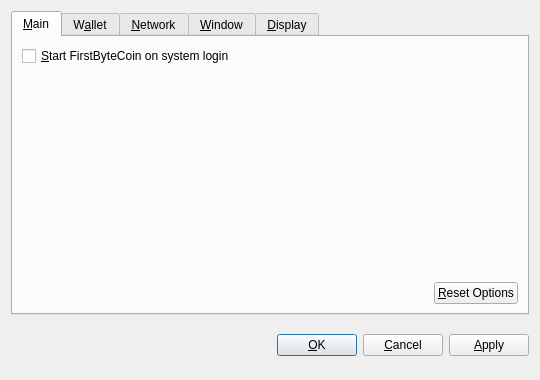
<?xml version="1.0" encoding="UTF-8"?>
<ui version="4.0">
 <class>OptionsDialog</class>
 <widget class="QDialog" name="OptionsDialog">
  <property name="geometry">
   <rect>
    <x>0</x>
    <y>0</y>
    <width>540</width>
    <height>380</height>
   </rect>
  </property>
  <property name="windowTitle">
   <string>Options</string>
  </property>
  <property name="modal">
   <bool>true</bool>
  </property>
  <layout class="QVBoxLayout" name="verticalLayout">
   <item>
    <widget class="QTabWidget" name="tabWidget">
     <property name="tabPosition">
      <enum>QTabWidget::North</enum>
     </property>
     <property name="currentIndex">
      <number>0</number>
     </property>
     <widget class="QWidget" name="tabMain">
      <attribute name="title">
       <string>&amp;Main</string>
      </attribute>
      <layout class="QVBoxLayout" name="verticalLayout_Main">
       <item>
        <widget class="QCheckBox" name="bitcoinAtStartup">
         <property name="toolTip">
          <string>Automatically start FirstByteCoin after logging in to the system.</string>
         </property>
         <property name="text">
          <string>&amp;Start FirstByteCoin on system login</string>
         </property>
        </widget>
       </item>
       <item>
        <spacer name="verticalSpacer_Main">
         <property name="orientation">
          <enum>Qt::Vertical</enum>
         </property>
         <property name="sizeHint" stdset="0">
          <size>
           <width>20</width>
           <height>40</height>
          </size>
         </property>
        </spacer>
       </item>
       <item>
        <layout class="QHBoxLayout" name="horizontalLayout_2_Main">
         <item>
          <spacer name="horizontalSpacer_2_Main">
           <property name="orientation">
            <enum>Qt::Horizontal</enum>
           </property>
           <property name="sizeHint" stdset="0">
            <size>
             <width>40</width>
             <height>20</height>
            </size>
           </property>
          </spacer>
         </item>
         <item>
          <widget class="QPushButton" name="resetButton">
           <property name="toolTip">
            <string>Reset all client options to default.</string>
           </property>
           <property name="text">
            <string>&amp;Reset Options</string>
           </property>
           <property name="autoDefault">
            <bool>false</bool>
           </property>
          </widget>
         </item>
        </layout>
       </item>
      </layout>
     </widget>
     <widget class="QWidget" name="tabWallet">
      <attribute name="title">
       <string>W&amp;allet</string>
      </attribute>
      <layout class="QVBoxLayout" name="verticalLayout_Network">
       <item>
        <widget class="QLabel" name="transactionFeeInfoLabel">
         <property name="text">
          <string>Optional transaction fee per kB that helps make sure your transactions are processed quickly. Most transactions are 1 kB.</string>
         </property>
         <property name="textFormat">
          <enum>Qt::PlainText</enum>
         </property>
         <property name="wordWrap">
          <bool>true</bool>
         </property>
        </widget>
       </item>
       <item>
        <layout class="QHBoxLayout" name="horizontalLayout_1_Main">
         <item>
          <widget class="QLabel" name="transactionFeeLabel">
           <property name="text">
            <string>Pay transaction &amp;fee</string>
           </property>
           <property name="textFormat">
            <enum>Qt::PlainText</enum>
           </property>
           <property name="buddy">
            <cstring>transactionFee</cstring>
           </property>
          </widget>
         </item>
         <item>
          <widget class="BitcoinAmountField" name="transactionFee"/>
         </item>
         <item>
          <spacer name="horizontalSpacer_1_Main">
           <property name="orientation">
            <enum>Qt::Horizontal</enum>
           </property>
           <property name="sizeHint" stdset="0">
            <size>
             <width>40</width>
             <height>20</height>
            </size>
           </property>
          </spacer>
         </item>
        </layout>
       </item>
       <item>
        <widget class="QLabel" name="label">
         <property name="text">
          <string>If you disable the spending of unconfirmed change, the change from a transaction cannot be used until that transaction has at least one confirmation. This also affects how your balance is computed.</string>
         </property>
         <property name="wordWrap">
          <bool>true</bool>
         </property>
        </widget>
       </item>
       <item>
        <widget class="QCheckBox" name="spendZeroConfChange">
         <property name="text">
          <string>Spend unconfirmed change  (experts only)</string>
         </property>
        </widget>
       </item>
       <item>
        <spacer name="verticalSpacer">
         <property name="orientation">
          <enum>Qt::Vertical</enum>
         </property>
         <property name="sizeHint" stdset="0">
          <size>
           <width>20</width>
           <height>40</height>
          </size>
         </property>
        </spacer>
       </item>
      </layout>
     </widget>
     <widget class="QWidget" name="tabNetwork">
      <attribute name="title">
       <string>&amp;Network</string>
      </attribute>
      <layout class="QVBoxLayout" name="verticalLayout_Network">
       <item>
        <widget class="QCheckBox" name="mapPortUpnp">
         <property name="toolTip">
          <string>Automatically open the FirstByteCoin client port on the router. This only works when your router supports UPnP and it is enabled.</string>
         </property>
         <property name="text">
          <string>Map port using &amp;UPnP</string>
         </property>
        </widget>
       </item>
       <item>
        <widget class="QCheckBox" name="connectSocks">
         <property name="toolTip">
          <string>Connect to the FirstByteCoin network through a SOCKS proxy (e.g. when connecting through Tor).</string>
         </property>
         <property name="text">
          <string>&amp;Connect through SOCKS proxy:</string>
         </property>
        </widget>
       </item>
       <item>
        <layout class="QHBoxLayout" name="horizontalLayout_Network">
         <item>
          <widget class="QLabel" name="proxyIpLabel">
           <property name="text">
            <string>Proxy &amp;IP:</string>
           </property>
           <property name="textFormat">
            <enum>Qt::PlainText</enum>
           </property>
           <property name="buddy">
            <cstring>proxyIp</cstring>
           </property>
          </widget>
         </item>
         <item>
          <widget class="QValidatedLineEdit" name="proxyIp">
           <property name="maximumSize">
            <size>
             <width>140</width>
             <height>16777215</height>
            </size>
           </property>
           <property name="toolTip">
            <string>IP address of the proxy (e.g. 127.0.0.1)</string>
           </property>
          </widget>
         </item>
         <item>
          <widget class="QLabel" name="proxyPortLabel">
           <property name="text">
            <string>&amp;Port:</string>
           </property>
           <property name="textFormat">
            <enum>Qt::PlainText</enum>
           </property>
           <property name="buddy">
            <cstring>proxyPort</cstring>
           </property>
          </widget>
         </item>
         <item>
          <widget class="QLineEdit" name="proxyPort">
           <property name="maximumSize">
            <size>
             <width>55</width>
             <height>16777215</height>
            </size>
           </property>
           <property name="toolTip">
            <string>Port of the proxy (e.g. 9050)</string>
           </property>
          </widget>
         </item>
         <item>
          <widget class="QLabel" name="socksVersionLabel">
           <property name="text">
            <string>SOCKS &amp;Version:</string>
           </property>
           <property name="textFormat">
            <enum>Qt::PlainText</enum>
           </property>
           <property name="buddy">
            <cstring>socksVersion</cstring>
           </property>
          </widget>
         </item>
         <item>
          <widget class="QValueComboBox" name="socksVersion">
           <property name="toolTip">
            <string>SOCKS version of the proxy (e.g. 5)</string>
           </property>
          </widget>
         </item>
         <item>
          <spacer name="horizontalSpacer_Network">
           <property name="orientation">
            <enum>Qt::Horizontal</enum>
           </property>
           <property name="sizeHint" stdset="0">
            <size>
             <width>40</width>
             <height>20</height>
            </size>
           </property>
          </spacer>
         </item>
        </layout>
       </item>
       <item>
        <spacer name="verticalSpacer_Network">
         <property name="orientation">
          <enum>Qt::Vertical</enum>
         </property>
         <property name="sizeHint" stdset="0">
          <size>
           <width>20</width>
           <height>40</height>
          </size>
         </property>
        </spacer>
       </item>
      </layout>
     </widget>
     <widget class="QWidget" name="tabWindow">
      <attribute name="title">
       <string>&amp;Window</string>
      </attribute>
      <layout class="QVBoxLayout" name="verticalLayout_Window">
       <item>
        <widget class="QCheckBox" name="minimizeToTray">
         <property name="toolTip">
          <string>Show only a tray icon after minimizing the window.</string>
         </property>
         <property name="text">
          <string>&amp;Minimize to the tray instead of the taskbar</string>
         </property>
        </widget>
       </item>
       <item>
        <widget class="QCheckBox" name="minimizeOnClose">
         <property name="toolTip">
          <string>Minimize instead of exit the application when the window is closed. When this option is enabled, the application will be closed only after selecting Quit in the menu.</string>
         </property>
         <property name="text">
          <string>M&amp;inimize on close</string>
         </property>
        </widget>
       </item>
       <item>
        <spacer name="verticalSpacer_Window">
         <property name="orientation">
          <enum>Qt::Vertical</enum>
         </property>
         <property name="sizeHint" stdset="0">
          <size>
           <width>20</width>
           <height>40</height>
          </size>
         </property>
        </spacer>
       </item>
      </layout>
     </widget>
     <widget class="QWidget" name="tabDisplay">
      <attribute name="title">
       <string>&amp;Display</string>
      </attribute>
      <layout class="QVBoxLayout" name="verticalLayout_Display">
       <item>
        <layout class="QHBoxLayout" name="horizontalLayout_1_Display">
         <item>
          <widget class="QLabel" name="langLabel">
           <property name="text">
            <string>User Interface &amp;language:</string>
           </property>
           <property name="textFormat">
            <enum>Qt::PlainText</enum>
           </property>
           <property name="buddy">
            <cstring>lang</cstring>
           </property>
          </widget>
         </item>
         <item>
          <widget class="QValueComboBox" name="lang">
           <property name="toolTip">
            <string>The user interface language can be set here. This setting will take effect after restarting FirstByteCoin.</string>
           </property>
          </widget>
         </item>
        </layout>
       </item>
       <item>
        <layout class="QHBoxLayout" name="horizontalLayout_2_Display">
         <item>
          <widget class="QLabel" name="unitLabel">
           <property name="text">
            <string>&amp;Unit to show amounts in:</string>
           </property>
           <property name="textFormat">
            <enum>Qt::PlainText</enum>
           </property>
           <property name="buddy">
            <cstring>unit</cstring>
           </property>
          </widget>
         </item>
         <item>
          <widget class="QValueComboBox" name="unit">
           <property name="toolTip">
            <string>Choose the default subdivision unit to show in the interface and when sending coins.</string>
           </property>
          </widget>
         </item>
        </layout>
       </item>
       <item>
        <widget class="QCheckBox" name="displayAddresses">
         <property name="toolTip">
          <string>Whether to show FirstByteCoin addresses in the transaction list or not.</string>
         </property>
         <property name="text">
          <string>&amp;Display addresses in transaction list</string>
         </property>
        </widget>
       </item>
       <item>
        <widget class="QCheckBox" name="coinControlFeatures">
         <property name="toolTip">
          <string>Whether to show coin control features or not.</string>
         </property>
         <property name="text">
          <string>Display coin &amp;control features (experts only!)</string>
         </property>
        </widget>
       </item>
       <item>
        <spacer name="verticalSpacer_Display">
         <property name="orientation">
          <enum>Qt::Vertical</enum>
         </property>
         <property name="sizeHint" stdset="0">
          <size>
           <width>20</width>
           <height>40</height>
          </size>
         </property>
        </spacer>
       </item>
      </layout>
     </widget>
    </widget>
   </item>
   <item>
    <layout class="QHBoxLayout" name="horizontalLayout_Buttons">
     <item>
      <spacer name="horizontalSpacer_1">
       <property name="orientation">
        <enum>Qt::Horizontal</enum>
       </property>
       <property name="sizeHint" stdset="0">
        <size>
         <width>40</width>
         <height>48</height>
        </size>
       </property>
      </spacer>
     </item>
     <item>
      <widget class="QLabel" name="statusLabel">
       <property name="font">
        <font>
         <weight>75</weight>
         <bold>true</bold>
        </font>
       </property>
       <property name="text">
        <string/>
       </property>
       <property name="textFormat">
        <enum>Qt::PlainText</enum>
       </property>
       <property name="wordWrap">
        <bool>true</bool>
       </property>
      </widget>
     </item>
     <item>
      <spacer name="horizontalSpacer_2">
       <property name="orientation">
        <enum>Qt::Horizontal</enum>
       </property>
       <property name="sizeHint" stdset="0">
        <size>
         <width>40</width>
         <height>48</height>
        </size>
       </property>
      </spacer>
     </item>
     <item>
      <widget class="QPushButton" name="okButton">
       <property name="text">
        <string>&amp;OK</string>
       </property>
      </widget>
     </item>
     <item>
      <widget class="QPushButton" name="cancelButton">
       <property name="text">
        <string>&amp;Cancel</string>
       </property>
       <property name="autoDefault">
        <bool>false</bool>
       </property>
      </widget>
     </item>
     <item>
      <widget class="QPushButton" name="applyButton">
       <property name="text">
        <string>&amp;Apply</string>
       </property>
       <property name="autoDefault">
        <bool>false</bool>
       </property>
      </widget>
     </item>
    </layout>
   </item>
  </layout>
 </widget>
 <customwidgets>
  <customwidget>
   <class>BitcoinAmountField</class>
   <extends>QSpinBox</extends>
   <header>bitcoinamountfield.h</header>
  </customwidget>
  <customwidget>
   <class>QValueComboBox</class>
   <extends>QComboBox</extends>
   <header>qvaluecombobox.h</header>
  </customwidget>
  <customwidget>
   <class>QValidatedLineEdit</class>
   <extends>QLineEdit</extends>
   <header>qvalidatedlineedit.h</header>
  </customwidget>
 </customwidgets>
 <resources/>
 <connections/>
</ui>
